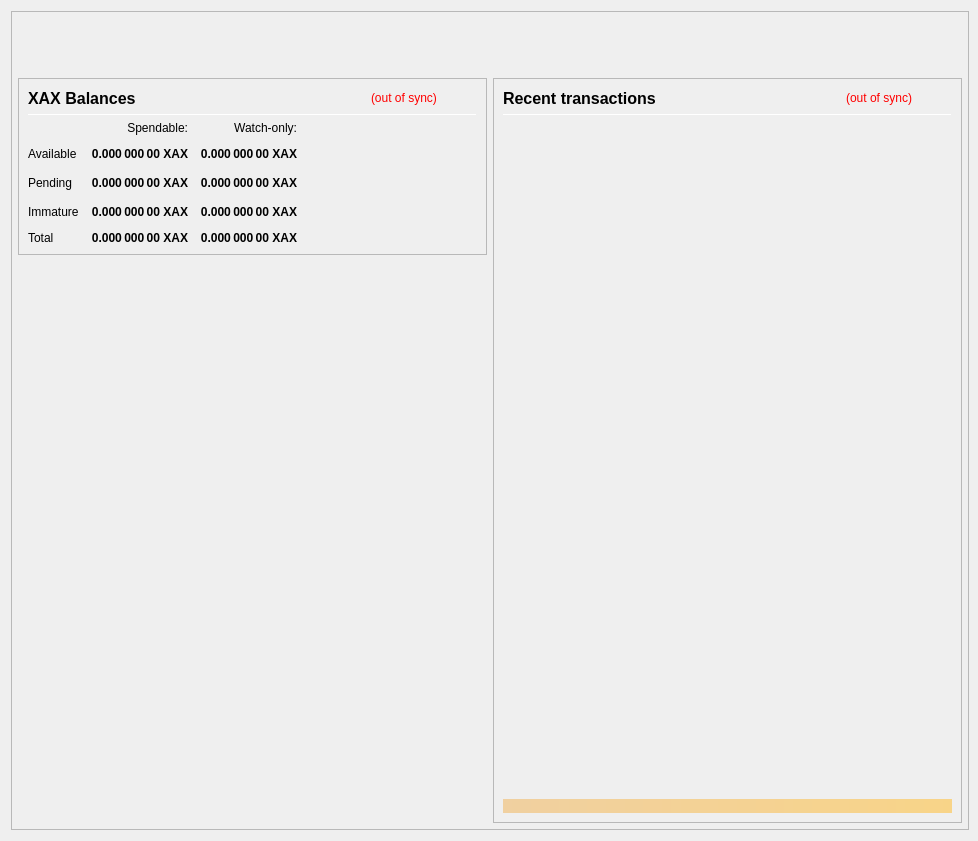
<?xml version="1.0" encoding="UTF-8"?>
<ui version="4.0">
 <class>OverviewPage</class>
 <widget class="QWidget" name="OverviewPage">
  <property name="geometry">
   <rect>
    <x>0</x>
    <y>0</y>
    <width>978</width>
    <height>841</height>
   </rect>
  </property>
  <property name="minimumSize">
   <size>
    <width>960</width>
    <height>682</height>
   </size>
  </property>
  <property name="font">
   <font>
    <weight>50</weight>
    <bold>false</bold>
   </font>
  </property>
  <property name="windowTitle">
   <string>Form</string>
  </property>
  <layout class="QVBoxLayout" name="topLayout" stretch="0">
   <property name="rightMargin">
    <number>9</number>
   </property>
   <item>
    <widget class="QFrame" name="frame_BG">
     <property name="minimumSize">
      <size>
       <width>850</width>
       <height>610</height>
      </size>
     </property>
     <property name="maximumSize">
      <size>
       <width>16777215</width>
       <height>16777215</height>
      </size>
     </property>
     <property name="frameShape">
      <enum>QFrame::StyledPanel</enum>
     </property>
     <property name="frameShadow">
      <enum>QFrame::Raised</enum>
     </property>
     <layout class="QVBoxLayout" name="verticalLayout_3" stretch="0">
      <property name="leftMargin">
       <number>0</number>
      </property>
      <property name="topMargin">
       <number>0</number>
      </property>
      <property name="rightMargin">
       <number>0</number>
      </property>
      <property name="bottomMargin">
       <number>6</number>
      </property>
      <item>
       <layout class="QVBoxLayout" name="verticalLayout_Master" stretch="0,1">
        <property name="leftMargin">
         <number>0</number>
        </property>
        <property name="topMargin">
         <number>0</number>
        </property>
        <property name="rightMargin">
         <number>0</number>
        </property>
        <property name="bottomMargin">
         <number>0</number>
        </property>
        <item>
         <widget class="QFrame" name="frame_Header">
          <layout class="QVBoxLayout" name="verticalLayout_Header" stretch="0">
           <property name="leftMargin">
            <number>0</number>
           </property>
           <property name="topMargin">
            <number>0</number>
           </property>
           <property name="rightMargin">
            <number>0</number>
           </property>
           <property name="bottomMargin">
            <number>0</number>
           </property>
           <item>
            <layout class="QHBoxLayout" name="horizontalLayout_Header" stretch="1,0">
             <property name="spacing">
              <number>6</number>
             </property>
             <item>
              <spacer name="horizontalSpacer_Header">
               <property name="orientation">
                <enum>Qt::Horizontal</enum>
               </property>
               <property name="sizeHint" stdset="0">
                <size>
                 <width>40</width>
                 <height>20</height>
                </size>
               </property>
              </spacer>
             </item>
             <item>
              <widget class="QLabel" name="labelOverviewHeaderRight">
               <property name="minimumSize">
                <size>
                 <width>464</width>
                 <height>60</height>
                </size>
               </property>
               <property name="maximumSize">
                <size>
                 <width>16777215</width>
                 <height>60</height>
                </size>
               </property>
               <property name="font">
                <font>
                 <pointsize>14</pointsize>
                </font>
               </property>
               <property name="text">
                <string/>
               </property>
               <property name="alignment">
                <set>Qt::AlignRight|Qt::AlignTrailing|Qt::AlignVCenter</set>
               </property>
              </widget>
             </item>
            </layout>
           </item>
          </layout>
         </widget>
        </item>
        <item>
         <widget class="QFrame" name="frame_Content">
          <layout class="QVBoxLayout" name="verticalLayout_Content">
           <property name="leftMargin">
            <number>6</number>
           </property>
           <property name="topMargin">
            <number>0</number>
           </property>
           <property name="rightMargin">
            <number>6</number>
           </property>
           <property name="bottomMargin">
            <number>0</number>
           </property>
           <item>
            <layout class="QHBoxLayout" name="horizontalLayout_Content" stretch="1,1">
             <property name="spacing">
              <number>6</number>
             </property>
             <item>
              <layout class="QVBoxLayout" name="verticalLayout_left" stretch="0,0">
               <item>
                <widget class="QFrame" name="frameBalances">
                 <property name="frameShape">
                  <enum>QFrame::StyledPanel</enum>
                 </property>
                 <property name="frameShadow">
                  <enum>QFrame::Raised</enum>
                 </property>
                 <layout class="QVBoxLayout" name="verticalLayout_4">
                  <item>
                   <layout class="QHBoxLayout" name="hlBalancesHeader" stretch="2,0,0">
                    <property name="spacing">
                     <number>6</number>
                    </property>
                    <item>
                     <widget class="QLabel" name="labelBalances">
                      <property name="minimumSize">
                       <size>
                        <width>0</width>
                        <height>0</height>
                       </size>
                      </property>
                      <property name="font">
                       <font>
                        <pointsize>12</pointsize>
                        <weight>75</weight>
                        <bold>true</bold>
                       </font>
                      </property>
                      <property name="text">
                       <string>XAX Balances</string>
                      </property>
                     </widget>
                    </item>
                    <item>
                     <widget class="QLabel" name="labelWalletStatus">
                      <property name="cursor">
                       <cursorShape>WhatsThisCursor</cursorShape>
                      </property>
                      <property name="toolTip">
                       <string>The displayed information may be out of date. Your wallet automatically synchronizes with the Artax network after a connection is established, but this process has not completed yet.</string>
                      </property>
                      <property name="styleSheet">
                       <string notr="true">QLabel { color: red; }</string>
                      </property>
                      <property name="text">
                       <string notr="true">(out of sync)</string>
                      </property>
                      <property name="alignment">
                       <set>Qt::AlignLeading|Qt::AlignLeft|Qt::AlignVCenter</set>
                      </property>
                     </widget>
                    </item>
                    <item>
                     <spacer name="hsBalancesHeader">
                      <property name="orientation">
                       <enum>Qt::Horizontal</enum>
                      </property>
                      <property name="sizeHint" stdset="0">
                       <size>
                        <width>40</width>
                        <height>20</height>
                       </size>
                      </property>
                     </spacer>
                    </item>
                   </layout>
                  </item>
                  <item>
                   <widget class="Line" name="lineBalances">
                    <property name="minimumSize">
                     <size>
                      <width>0</width>
                      <height>1</height>
                     </size>
                    </property>
                    <property name="maximumSize">
                     <size>
                      <width>16777215</width>
                      <height>1</height>
                     </size>
                    </property>
                    <property name="orientation">
                     <enum>Qt::Horizontal</enum>
                    </property>
                   </widget>
                  </item>
                  <item>
                   <layout class="QGridLayout" name="gridLayout">
                    <property name="spacing">
                     <number>12</number>
                    </property>
                    <item row="2" column="2">
                     <widget class="QLabel" name="labelWatchPending">
                      <property name="font">
                       <font>
                        <weight>75</weight>
                        <bold>true</bold>
                       </font>
                      </property>
                      <property name="cursor">
                       <cursorShape>ArrowCursor</cursorShape>
                      </property>
                      <property name="toolTip">
                       <string>Unconfirmed transactions to watch-only addresses</string>
                      </property>
                      <property name="text">
                       <string notr="true">0.000 000 00 XAX</string>
                      </property>
                      <property name="alignment">
                       <set>Qt::AlignRight|Qt::AlignTrailing|Qt::AlignVCenter</set>
                      </property>
                      <property name="textInteractionFlags">
                       <set>Qt::NoTextInteraction</set>
                      </property>
                     </widget>
                    </item>
                    <item row="2" column="1">
                     <widget class="QLabel" name="labelUnconfirmed">
                      <property name="font">
                       <font>
                        <weight>75</weight>
                        <bold>true</bold>
                       </font>
                      </property>
                      <property name="cursor">
                       <cursorShape>ArrowCursor</cursorShape>
                      </property>
                      <property name="toolTip">
                       <string>Total of transactions that have yet to be confirmed, and do not yet count toward the spendable balance</string>
                      </property>
                      <property name="text">
                       <string notr="true">0.000 000 00 XAX</string>
                      </property>
                      <property name="alignment">
                       <set>Qt::AlignRight|Qt::AlignTrailing|Qt::AlignVCenter</set>
                      </property>
                      <property name="textInteractionFlags">
                       <set>Qt::NoTextInteraction</set>
                      </property>
                     </widget>
                    </item>
                    <item row="3" column="2">
                     <widget class="QLabel" name="labelWatchImmature">
                      <property name="font">
                       <font>
                        <weight>75</weight>
                        <bold>true</bold>
                       </font>
                      </property>
                      <property name="cursor">
                       <cursorShape>ArrowCursor</cursorShape>
                      </property>
                      <property name="toolTip">
                       <string>Staked or masternode rewards in watch-only addresses that has not yet matured</string>
                      </property>
                      <property name="text">
                       <string notr="true">0.000 000 00 XAX</string>
                      </property>
                      <property name="alignment">
                       <set>Qt::AlignRight|Qt::AlignTrailing|Qt::AlignVCenter</set>
                      </property>
                      <property name="textInteractionFlags">
                       <set>Qt::NoTextInteraction</set>
                      </property>
                     </widget>
                    </item>
                    <item row="4" column="0">
                     <widget class="QLabel" name="labelTotalText">
                      <property name="text">
                       <string>Total</string>
                      </property>
                      <property name="textInteractionFlags">
                       <set>Qt::NoTextInteraction</set>
                      </property>
                     </widget>
                    </item>
                    <item row="3" column="1">
                     <widget class="QLabel" name="labelImmature">
                      <property name="font">
                       <font>
                        <weight>75</weight>
                        <bold>true</bold>
                       </font>
                      </property>
                      <property name="cursor">
                       <cursorShape>ArrowCursor</cursorShape>
                      </property>
                      <property name="toolTip">
                       <string>Staked or masternode rewards that has not yet matured</string>
                      </property>
                      <property name="text">
                       <string notr="true">0.000 000 00 XAX</string>
                      </property>
                      <property name="alignment">
                       <set>Qt::AlignRight|Qt::AlignTrailing|Qt::AlignVCenter</set>
                      </property>
                      <property name="textInteractionFlags">
                       <set>Qt::NoTextInteraction</set>
                      </property>
                     </widget>
                    </item>
                    <item row="2" column="3">
                     <spacer name="hsBalances">
                      <property name="orientation">
                       <enum>Qt::Horizontal</enum>
                      </property>
                      <property name="sizeHint" stdset="0">
                       <size>
                        <width>40</width>
                        <height>20</height>
                       </size>
                      </property>
                     </spacer>
                    </item>
                    <item row="3" column="0">
                     <widget class="QLabel" name="labelImmatureText">
                      <property name="text">
                       <string>Immature</string>
                      </property>
                      <property name="textInteractionFlags">
                       <set>Qt::NoTextInteraction</set>
                      </property>
                     </widget>
                    </item>
                    <item row="4" column="1">
                     <widget class="QLabel" name="labelTotal">
                      <property name="font">
                       <font>
                        <weight>75</weight>
                        <bold>true</bold>
                       </font>
                      </property>
                      <property name="cursor">
                       <cursorShape>ArrowCursor</cursorShape>
                      </property>
                      <property name="toolTip">
                       <string>Your current total balance</string>
                      </property>
                      <property name="text">
                       <string notr="true">0.000 000 00 XAX</string>
                      </property>
                      <property name="alignment">
                       <set>Qt::AlignRight|Qt::AlignTrailing|Qt::AlignVCenter</set>
                      </property>
                      <property name="textInteractionFlags">
                       <set>Qt::NoTextInteraction</set>
                      </property>
                     </widget>
                    </item>
                    <item row="4" column="2">
                     <widget class="QLabel" name="labelWatchTotal">
                      <property name="font">
                       <font>
                        <weight>75</weight>
                        <bold>true</bold>
                       </font>
                      </property>
                      <property name="cursor">
                       <cursorShape>ArrowCursor</cursorShape>
                      </property>
                      <property name="toolTip">
                       <string>Current total balance in watch-only addresses</string>
                      </property>
                      <property name="text">
                       <string notr="true">0.000 000 00 XAX</string>
                      </property>
                      <property name="alignment">
                       <set>Qt::AlignRight|Qt::AlignTrailing|Qt::AlignVCenter</set>
                      </property>
                      <property name="textInteractionFlags">
                       <set>Qt::NoTextInteraction</set>
                      </property>
                     </widget>
                    </item>
                    <item row="0" column="2">
                     <widget class="QLabel" name="labelWatchonly">
                      <property name="text">
                       <string>Watch-only:</string>
                      </property>
                      <property name="alignment">
                       <set>Qt::AlignRight|Qt::AlignTrailing|Qt::AlignVCenter</set>
                      </property>
                     </widget>
                    </item>
                    <item row="1" column="0">
                     <widget class="QLabel" name="labelBalanceText">
                      <property name="text">
                       <string>Available</string>
                      </property>
                      <property name="textInteractionFlags">
                       <set>Qt::NoTextInteraction</set>
                      </property>
                     </widget>
                    </item>
                    <item row="1" column="1">
                     <widget class="QLabel" name="labelBalance">
                      <property name="font">
                       <font>
                        <weight>75</weight>
                        <bold>true</bold>
                       </font>
                      </property>
                      <property name="cursor">
                       <cursorShape>ArrowCursor</cursorShape>
                      </property>
                      <property name="toolTip">
                       <string>Your current spendable balance</string>
                      </property>
                      <property name="text">
                       <string notr="true">0.000 000 00 XAX</string>
                      </property>
                      <property name="alignment">
                       <set>Qt::AlignRight|Qt::AlignTrailing|Qt::AlignVCenter</set>
                      </property>
                      <property name="textInteractionFlags">
                       <set>Qt::NoTextInteraction</set>
                      </property>
                     </widget>
                    </item>
                    <item row="1" column="2">
                     <widget class="QLabel" name="labelWatchAvailable">
                      <property name="font">
                       <font>
                        <weight>75</weight>
                        <bold>true</bold>
                       </font>
                      </property>
                      <property name="cursor">
                       <cursorShape>ArrowCursor</cursorShape>
                      </property>
                      <property name="toolTip">
                       <string>Your current balance in watch-only addresses</string>
                      </property>
                      <property name="text">
                       <string notr="true">0.000 000 00 XAX</string>
                      </property>
                      <property name="alignment">
                       <set>Qt::AlignRight|Qt::AlignTrailing|Qt::AlignVCenter</set>
                      </property>
                      <property name="textInteractionFlags">
                       <set>Qt::NoTextInteraction</set>
                      </property>
                     </widget>
                    </item>
                    <item row="2" column="0">
                     <widget class="QLabel" name="labelPendingText">
                      <property name="text">
                       <string>Pending</string>
                      </property>
                      <property name="textInteractionFlags">
                       <set>Qt::NoTextInteraction</set>
                      </property>
                     </widget>
                    </item>
                    <item row="0" column="1">
                     <widget class="QLabel" name="labelSpendable">
                      <property name="text">
                       <string>Spendable:</string>
                      </property>
                      <property name="alignment">
                       <set>Qt::AlignRight|Qt::AlignTrailing|Qt::AlignVCenter</set>
                      </property>
                     </widget>
                    </item>
                   </layout>
                  </item>
                 </layout>
                </widget>
               </item>
               <item>
                <spacer name="verticalSpacer">
                 <property name="orientation">
                  <enum>Qt::Vertical</enum>
                 </property>
                 <property name="sizeHint" stdset="0">
                  <size>
                   <width>20</width>
                   <height>40</height>
                  </size>
                 </property>
                </spacer>
               </item>
              </layout>
             </item>
             <item>
              <layout class="QVBoxLayout" name="verticalLayout_right" stretch="1">
               <item>
                <widget class="QFrame" name="frame_RecentTransactions">
                 <property name="minimumSize">
                  <size>
                   <width>0</width>
                   <height>0</height>
                  </size>
                 </property>
                 <property name="frameShape">
                  <enum>QFrame::StyledPanel</enum>
                 </property>
                 <property name="frameShadow">
                  <enum>QFrame::Raised</enum>
                 </property>
                 <layout class="QVBoxLayout" name="verticalLayout_1" stretch="0,0,0,0,0">
                  <item>
                   <layout class="QHBoxLayout" name="horizontalLayout_2" stretch="2,0,0">
                    <property name="spacing">
                     <number>3</number>
                    </property>
                    <item>
                     <widget class="QLabel" name="label_4">
                      <property name="minimumSize">
                       <size>
                        <width>0</width>
                        <height>20</height>
                       </size>
                      </property>
                      <property name="font">
                       <font>
                        <pointsize>12</pointsize>
                        <weight>75</weight>
                        <bold>true</bold>
                       </font>
                      </property>
                      <property name="text">
                       <string>Recent transactions</string>
                      </property>
                     </widget>
                    </item>
                    <item>
                     <widget class="QLabel" name="labelTransactionsStatus">
                      <property name="cursor">
                       <cursorShape>WhatsThisCursor</cursorShape>
                      </property>
                      <property name="toolTip">
                       <string>The displayed information may be out of date. Your wallet automatically synchronizes with the Artax network after a connection is established, but this process has not completed yet.</string>
                      </property>
                      <property name="styleSheet">
                       <string notr="true">QLabel { color: red; }</string>
                      </property>
                      <property name="text">
                       <string notr="true">(out of sync)</string>
                      </property>
                      <property name="alignment">
                       <set>Qt::AlignRight|Qt::AlignTrailing|Qt::AlignVCenter</set>
                      </property>
                     </widget>
                    </item>
                    <item>
                     <spacer name="horizontalSpacer">
                      <property name="orientation">
                       <enum>Qt::Horizontal</enum>
                      </property>
                      <property name="sizeHint" stdset="0">
                       <size>
                        <width>40</width>
                        <height>20</height>
                       </size>
                      </property>
                     </spacer>
                    </item>
                   </layout>
                  </item>
                  <item>
                   <widget class="Line" name="line">
                    <property name="minimumSize">
                     <size>
                      <width>0</width>
                      <height>1</height>
                     </size>
                    </property>
                    <property name="maximumSize">
                     <size>
                      <width>16777215</width>
                      <height>1</height>
                     </size>
                    </property>
                    <property name="orientation">
                     <enum>Qt::Horizontal</enum>
                    </property>
                   </widget>
                  </item>
                  <item>
                   <widget class="QListView" name="listTransactions">
                    <property name="minimumSize">
                     <size>
                      <width>0</width>
                      <height>0</height>
                     </size>
                    </property>
                    <property name="styleSheet">
                     <string notr="true">QListView { background: transparent; }</string>
                    </property>
                    <property name="frameShape">
                     <enum>QFrame::NoFrame</enum>
                    </property>
                    <property name="verticalScrollBarPolicy">
                     <enum>Qt::ScrollBarAlwaysOff</enum>
                    </property>
                    <property name="horizontalScrollBarPolicy">
                     <enum>Qt::ScrollBarAlwaysOff</enum>
                    </property>
                    <property name="selectionMode">
                     <enum>QAbstractItemView::NoSelection</enum>
                    </property>
                   </widget>
                  </item>
                  <item>
                   <spacer name="verticalSpacer_2">
                    <property name="orientation">
                     <enum>Qt::Vertical</enum>
                    </property>
                    <property name="sizeType">
                     <enum>QSizePolicy::Expanding</enum>
                    </property>
                    <property name="sizeHint" stdset="0">
                     <size>
                      <width>20</width>
                      <height>40</height>
                     </size>
                    </property>
                   </spacer>
                  </item>
                  <item>
                   <widget class="QLabel" name="labelAlerts">
                    <property name="maximumSize">
                     <size>
                      <width>16777215</width>
                      <height>16777215</height>
                     </size>
                    </property>
                    <property name="styleSheet">
                     <string notr="true">background-color: qlineargradient(x1: 0, y1: 0, x2: 1, y2: 0, stop:0 #F0D0A0, stop:1 #F8D488); color:#000000;</string>
                    </property>
                    <property name="text">
                     <string/>
                    </property>
                    <property name="wordWrap">
                     <bool>true</bool>
                    </property>
                    <property name="margin">
                     <number>3</number>
                    </property>
                   </widget>
                  </item>
                 </layout>
                </widget>
               </item>
              </layout>
             </item>
            </layout>
           </item>
          </layout>
         </widget>
        </item>
       </layout>
      </item>
     </layout>
    </widget>
   </item>
  </layout>
 </widget>
 <resources/>
 <connections/>
</ui>
